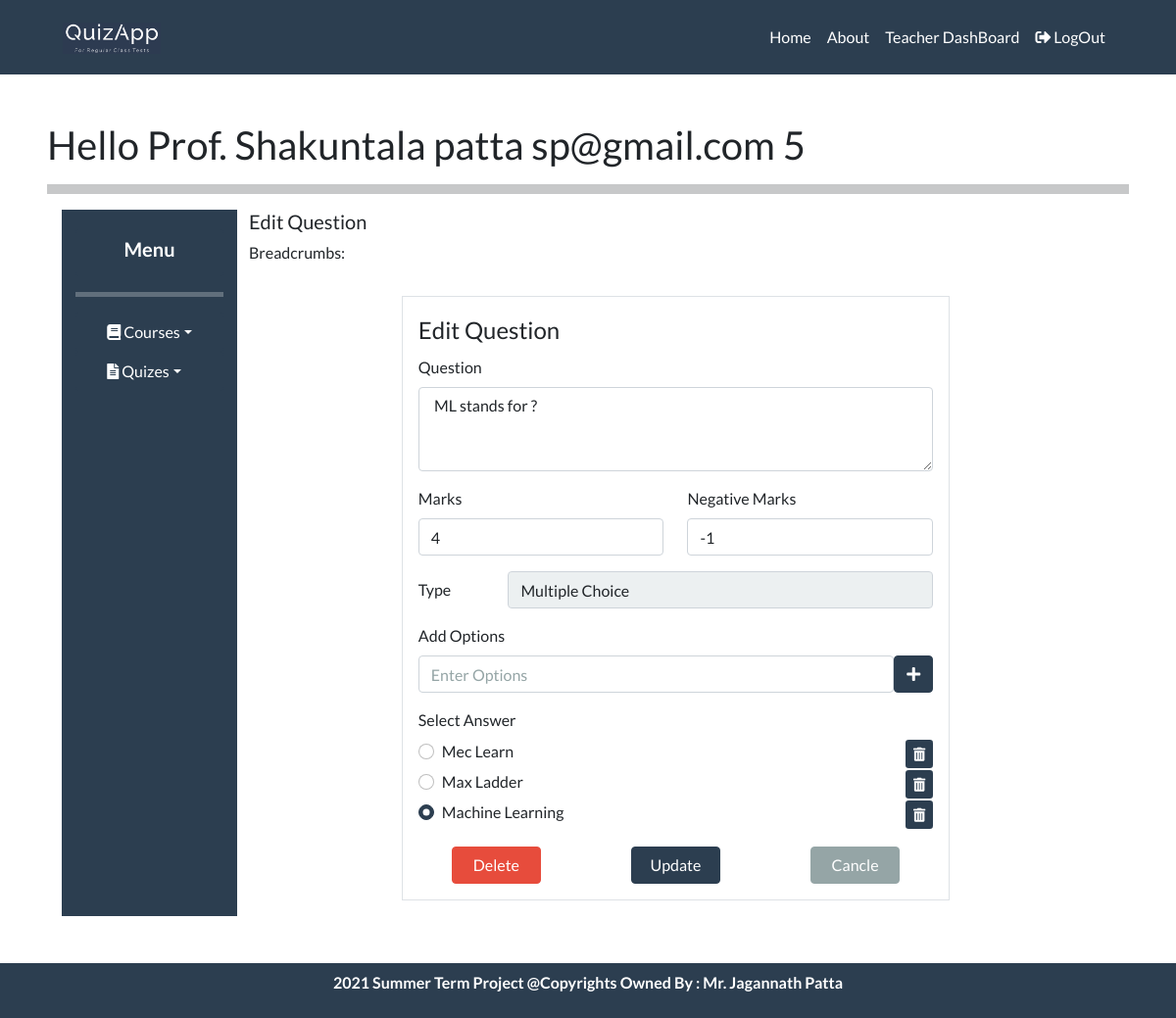
The app's page /teacher/EditQuestion?id=1 (signed in) with its own data.
### tables this page shows
CREATE TABLE "Question" (
	"question_id"	INTEGER PRIMARY KEY AUTOINCREMENT,
	"course_id"	INTEGER NOT NULL,
	"quiz_id"	INTEGER NOT NULL,
	"question_type"	TEXT NOT NULL CHECK(question_type IN ('MCQ','MSQ','SA','LA','MF','FB')),
	"question_text"	TEXT NOT NULL,
	"question_marks"	NUMERIC NOT NULL,
	"question_neg_marks"	INTEGER NOT NULL,
	FOREIGN KEY("quiz_id") REFERENCES "Quiz"("quiz_id") ON DELETE CASCADE,
	FOREIGN KEY("course_id") REFERENCES "Course"("course_id") ON DELETE CASCADE
);

CREATE TABLE "Options" (
	"option_id"	INTEGER PRIMARY KEY AUTOINCREMENT,
	"question_id"	INTEGER NOT NULL,
	"option"	TEXT NOT NULL,
	FOREIGN KEY("question_id") REFERENCES "Question"("question_id") ON DELETE CASCADE
);

### Teacher/views.py (the view)
@breadcrumb('Edit Question')
def EditQuestion():
    page = check_user("/teacherSite/question.html")
    if len(page) > 1:
        return render_template(page[0] , msg = page[1])
    else:
        id = request.args.get('id',type = int)
        qid = request.args.get('qid',type = int)
        cid = request.args.get('cid',type = int)
        name = request.args.get('name', type= str)
        msg = request.args.get('msg1', type= str)
        if request.method == "POST":
            try:
                conn = sqlite3.connect("DataBase/quizAppDataBase.db")
                cursor = conn.cursor()
                prev_options = cursor.execute("SELECT OPTION from OPTIONS WHERE QUESTION_ID = ?", (id , )).fetchall()
                conn.commit()
                prev_ans = cursor.execute("SELECT ANSWER , OPTION_ID from ANSWERS WHERE QUESTION_ID = ?", (id , )).fetchall()
                conn.commit()
                prev_options = [i[0] for i in prev_options]
                print('prev_options' , prev_options)
                prev_ans = [i[0] for i in prev_ans]
                print('prev_ans' , prev_ans)
                prev_ans_oid = [i[1] for i in prev_ans]
                print('prev_ans_oid' , prev_ans_oid)
                ques_type = str(request.form["ques_type"])
                marks = str(request.form["marks"])
                neg_marks = str(request.form["neg_marks"])
                ques_text = str(request.form["question_text"]).strip()
                msg = 'Question Updated '
                Flag = False
                print("-------" , ques_text , '----', ques_type ,'----' , marks , neg_marks )
                if (ques_type == 'MCQ'):
                    option = request.form.getlist('opti[]')
                    answer = request.form.getlist('Rdopti[]')
                    if( len(option) >= 2 ) :
                        for opt in option:
                            msg += opt
                            if opt not in prev_options:
                                cursor.execute("INSERT INTO OPTIONS ( QUESTION_ID , OPTION ) VALUES (?,?)", ( id , opt ))
                                conn.commit()
                            print(opt)
                        for opt in prev_options:
                            if opt not in option:
                                cursor.execute(" DELETE FROM OPTIONS where OPTION = ? And QUESTION_ID = ?", ( opt, id ))
                                conn.commit()
                        Flag = True
                        print('ans', answer)
                        print('options', option)
                        for ans in answer:
                            if ans not in prev_ans:
                                op_id = cursor.execute("SELECT OPTION_ID from OPTIONS WHERE QUESTION_ID = ? And OPTION = ? ", (id , ans )).fetchone()
                                conn.commit()
                                print('op_id====0' , op_id)
                                cursor.execute("INSERT INTO ANSWERS ( QUESTION_ID , OPTION_ID , ANSWER ) VALUES (?,? , ?)", ( id , op_id[0] , ans ))
                                conn.commit()
                        for ans in prev_ans:
                            if ans not in answer:
                                op_id = cursor.execute("SELECT OPTION_ID from OPTIONS WHERE QUESTION_ID = ? And OPTION = ? ", (id , ans )).fetchone()
                                conn.commit()
                                print('op_id====0' , op_id)
                                cursor.execute("DELETE FROM ANSWERS where QUESTION_ID = ? AND OPTION_ID = ?", ( id , op_id[0] ))
                                conn.commit()
                        url = '/teacher/quiz?id='+str(qid)+'&msg1='+msg
                    else:
                        msg = "MCQ type question must have at least 2 options."
                        url = '/teacher/EditQuestion?id='+str(id)+'&cid='+str(cid)+'&qid='+str(qid)+'&name='+str(qid)+ '&msg1='+msg
                    print('ans', answer)
                    print('options', option)
                elif (ques_type == 'MSQ'):
                    option = request.form.getlist('opti[]')
                    answer = request.form.getlist('Rdopti[]')
                    if( len(option) >= 2 and len(answer) >= 1 ) :
                        for opt in option:
                            msg += opt
                            if opt not in prev_options:
                                cursor.execute("INSERT INTO OPTIONS ( QUESTION_ID , OPTION ) VALUES (?,?)", ( id , opt ))
                                conn.commit()
                            print(opt)
                        for opt in prev_options:
                            if opt not in option:
                                cursor.execute(" DELETE FROM OPTIONS where OPTION = ? And QUESTION_ID = ?", ( opt, id ))
                                conn.commit()
                        Flag = True
                        for ans in answer:
                            if ans not in prev_ans:
                                op_id = cursor.execute("SELECT OPTION_ID from OPTIONS WHERE QUESTION_ID = ? And OPTION = ? ", (id , ans )).fetchone()
                                conn.commit()
                                print('op_id====0' , op_id)
                                cursor.execute("INSERT INTO ANSWERS ( QUESTION_ID , OPTION_ID , ANSWER ) VALUES (?,? , ?)", ( id , op_id[0] , ans ))
                                conn.commit()
                        for ans in prev_ans:
                            if ans not in answer:
                                op_id = cursor.execute("SELECT OPTION_ID from OPTIONS WHERE QUESTION_ID = ? And OPTION = ? ", (id , ans )).fetchone()
                                conn.commit()
                                print('op_id====0' , op_id)
                                cursor.execute("DELETE FROM ANSWERS where QUESTION_ID = ? AND OPTION_ID = ?", ( id , op_id[0] ))
                                conn.commit()
                        url = '/teacher/quiz?id='+str(qid)+'&msg1='+msg
                    else:
                        msg = "MSQ type question must have at least 2 options. And Also don't forget to select answers."
                        url = '/teacher/EditQuestion?id='+str(id)+'&cid='+str(cid)+'&qid='+str(qid)+'&name='+str(qid)+ '&msg1='+msg
                    print('ans', ans)
                    print('options', option)
                elif (ques_type == 'SA'):
                    ans = str(request.form["short_ans_txt"]).strip()
                    if ans :
                        msg = ans
                        if len(prev_ans) == 0 :
                            cursor.execute("INSERT INTO ANSWERS ( QUESTION_ID , ANSWER ) VALUES (?,? )", ( id , ans ))
                            conn.commit()
                        else :
                            cursor.execute("UPDATE  ANSWERS SET ANSWER = ? where QUESTION_ID = ? ", ( ans , id ))
                            conn.commit()
                        print('ans', ans)
                        Flag = True
                        url = '/teacher/quiz?id='+str(qid)+'&msg1='+msg
                    else:
                        msg = "Short Answer can't be empty."
                        url = '/teacher/EditQuestion?id='+str(id)+'&cid='+str(cid)+'&qid='+str(qid)+'&name='+str(qid)+ '&msg1='+msg
                elif (ques_type == 'MF'):
                    option = request.form.getlist('opti[]')
                    msg = msg +  '|'.join(option)
                    print('option MF ----------=====' , option)
                    option = [ '|'.join(option[i:i + 2]) for i in range(0, len(option), 2)]
                    if( len(option) >= 2 ) :
                        for opt in option:
                            print(opt)
                            print(opt)
                            if opt not in prev_options:
                                cursor.execute("INSERT INTO OPTIONS ( QUESTION_ID , OPTION ) VALUES (?,?)", ( id , opt ))
                                conn.commit()
                        for opt in prev_options:
                            if opt not in option:
                                cursor.execute(" DELETE FROM OPTIONS where OPTION = ? And QUESTION_ID = ?", ( opt, id ))
                                conn.commit()
                        Flag = True
                        url = '/teacher/quiz?id='+str(qid)+'&msg1='+msg
                    else:
                        msg = "MF type question must have at least 2 Pairs."
                        url = '/teacher/EditQuestion?id='+str(id)+'&cid='+str(cid)+'&qid='+str(qid)+'&name='+str(qid)+ '&msg1='+msg
                    print('options', option)
                elif (ques_type == 'LA'):
                    Flag = True
                    url = '/teacher/quiz?id='+str(qid)+'&msg1='+msg
                elif (ques_type == 'FB'):
                    option = request.form.getlist('opti[]')
                    option = [ '|'.join(option[i:i + 2]) for i in range(0, len(option), 2)]
                    if( len(option) >= 2 ) :
                        for opt in option:
                            if opt not in prev_options:
                                print(opt)
                                cursor.execute("INSERT INTO OPTIONS ( QUESTION_ID , OPTION ) VALUES (?,?)", ( id , opt ))
                                conn.commit()
                        for opt in prev_options:
                            if opt not in option:
                                print(opt)
                                cursor.execute(" DELETE FROM OPTIONS where OPTION = ? And QUESTION_ID = ?", ( opt, id ))
                                conn.commit()
                        Flag = True
                        url = '/teacher/quiz?id='+str(qid)+'&msg1='+msg
                    else:
                        msg = "MF type question must have at least 2 Pairs."
                        url = '/teacher/EditQuestion?id='+str(id)+'&cid='+str(cid)+'&qid='+str(qid)+'&name='+str(qid)+ '&msg1='+msg
                    print('options', option)
                if ( Flag ):
                    cursor.execute("UPDATE QUESTION SET QUESTION_TEXT = ?, QUESTION_MARKS = ?, QUESTION_NEG_MARKS = ? WHERE QUESTION_ID = ? AND QUIZ_ID = ?",
                            ( ques_text , marks , neg_marks , id , qid ))
                    conn.commit()
                    sum_marks = cursor.execute("select sum(question_marks) from Question where quiz_id = ?", (qid , )).fetchone()[0]
                    cursor.execute("UPDATE QUIZ SET quiz_marks = ? WHERE QUIZ_ID = ?", ( sum_marks , qid ))
                    conn.commit()
                cursor.close()
                conn.close()
            except Exception as e:
                msg = "Some Error Adding: " + str(e)
                url = '/teacher/EditQuestion?id='+str(id)+'&cid='+str(cid)+'&qid='+str(qid)+'&name='+str(qid)+ '&msg1='+msg
            return redirect(url) #render_template(page[0] , quiz = quiz)
        else:
            try:
                conn = sqlite3.connect("DataBase/quizAppDataBase.db")
                cursor = conn.cursor()
                question = cursor.execute("SELECT * from QUESTION WHERE QUESTION_ID = ?", (id , )).fetchone()
                options = cursor.execute("SELECT QUESTION_ID , OPTION from OPTIONS WHERE QUESTION_ID = ?", (id , )).fetchall()
                conn.commit()
                answer = cursor.execute("SELECT ANSWER from ANSWERS WHERE QUESTION_ID = ?", (id , )).fetchall()
                conn.commit()
                answer =  [i[0] for i in answer]
                cursor.close()
                conn.close()
                if( (question[3] == 'MF') or (question[3] == 'FB') ):
                    mof_opt = []
                    for opt in options:
                        print('opt====' , opt[1])
                        mof_opt.append((opt[0] ,  opt[1].split('|') ))
                    options = mof_opt
                print('options' , options)
                print('answer' , answer)
                return render_template(page[0] , question = question , options = options , answer = answer, msg1 = msg )
            except Exception as e:
                msg = "Some Error: " + str(e)
                return render_template(page[0] , msg1 = msg ) # return redirect(url)

### templates/teacherSite/question.html (shortened to what this page needs)
{% extends "/teacherSite/teacherHome.html" %}
{% block body %}
<div class="p-sm-3">
    <form class="p-3 border col-md-8 offset-md-2"  action="/teacher/EditQuestion?id={{question[0]}}&cid={{question[1]}}&qid={{question[2]}}" method="post">
        <fieldset>
                <legend> Edit Question </legend>
                <div class="form-group">
                    <label for="question_text" class="form-label"> Question  </label>
                    <textarea class="form-control" required id="question_text" name="question_text" rows="3" > {{question[4]}} </textarea>
                </div>
                <div class="row">
                    <div class="form-group col-md-6">
                        <label for="marks" class="form-label"> Marks </label>
                        <input type="number" required class="form-control" id="marks" name="marks" value={{question[5]}} min="1">
                    </div>
                    <div class="form-group col-md-6">
                        <label for="neg_marks" class="form-label"> Negative Marks </label>
                        <input type="number" required class="form-control" id="neg_marks" name="neg_marks" value={{question[6]}} max="0">
                    </div>
                </div>
                {% if question[3] == 'MCQ' : %}
                    <div class="form-group row">
                        <label for="" class="col-sm-2 col-form-label">Type</label>
                        <div class="col-sm-10">
                        <input type="text" readonly="" class="form-control" id="" value="Multiple Choice">
                        </div>
                    </div>
                    <label> Add Options </label>
                    <div id="options">
                        <div class="form-group d-flex">
                            <input type="text" class="form-control opt" id="opt" name="opt[]" rows="1" placeholder="Enter Options"  >
                            <a class="btn btn-primary" id="AddOpt" > <i class="fas fa-plus"></i> </a>
                        </div>
                        <fieldset class="form-group" id ="answer"  >
                            <label class="form-label">Select Answer</label>
                            {% for option in options :  %}
                            <div class="form-check d-flex">
                            <label class="form-check-label">
                                {% if option[1] in answer : %}
                                <input type="radio" required class="form-check-input" name="Rdopti[]" id="Rdopti[]" value="{{option[1]}}" checked>
                                {% else %}
                                <input type="radio" required class="form-check-input" name="Rdopti[]" id="Rdopti[]" value="{{option[1]}}">
                                {% endif %}
                                {{option[1]}}
                            </label>
                            <a href="#" class="delete btn-primary btn-sm ml-auto"> <i class="fas fa-trash-alt"></i> </a>
                            </div>
                            {% endfor %}
                        </fieldset>
                    </div>
                {% endif %}
                <div class="row">
                    <a class="col-2 offset-1 btn btn-danger" onclick="deleteQuest('{{ question[0] }}' , '{{ question[2] }}')" type="button"> Delete </a>
                    <input class="col-2 offset-2 btn btn-primary" type="submit" value="Update" >
                    <a class="col-2 offset-2 btn btn-secondary" onclick="cancle('{{ question[2] }}')" type="button"> Cancle </a>
                </div>
        </fieldset>
    </form>
</div>
{% endblock %}

### records on screen
Question: question_text "ML stands for ?", marks "4", neg_marks "-1"
Options: option "Mec Learn"
Options: option "Max Ladder"
Options: option "Machine Learning"

### other values on screen
{{ session['username'] }} "Shakuntala patta"
{{ session['email'] }} "sp@gmail.com"
{{ session['role_id'] }} "5"
{{ g.title }} "Edit Question"
